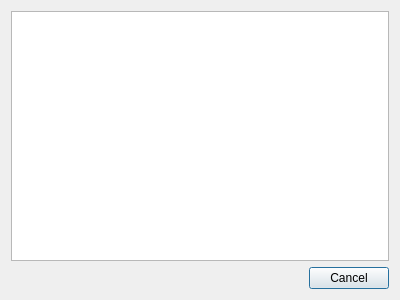
<?xml version="1.0" encoding="UTF-8"?>
<ui version="4.0">
 <class>WaitingDialog</class>
 <widget class="QDialog" name="WaitingDialog">
  <property name="geometry">
   <rect>
    <x>0</x>
    <y>0</y>
    <width>400</width>
    <height>300</height>
   </rect>
  </property>
  <property name="windowTitle">
   <string>Waiting</string>
  </property>
  <layout class="QGridLayout" name="gridLayout">
   <item row="1" column="0">
    <widget class="QDialogButtonBox" name="buttonBox">
     <property name="orientation">
      <enum>Qt::Horizontal</enum>
     </property>
     <property name="standardButtons">
      <set>QDialogButtonBox::Cancel</set>
     </property>
    </widget>
   </item>
   <item row="0" column="0">
    <widget class="QGraphicsView" name="graphicsView">
     <property name="foregroundBrush">
      <brush brushstyle="NoBrush">
       <color alpha="255">
        <red>255</red>
        <green>255</green>
        <blue>255</blue>
       </color>
      </brush>
     </property>
    </widget>
   </item>
  </layout>
 </widget>
 <resources/>
 <connections>
  <connection>
   <sender>buttonBox</sender>
   <signal>accepted()</signal>
   <receiver>WaitingDialog</receiver>
   <slot>accept()</slot>
   <hints>
    <hint type="sourcelabel">
     <x>248</x>
     <y>254</y>
    </hint>
    <hint type="destinationlabel">
     <x>157</x>
     <y>274</y>
    </hint>
   </hints>
  </connection>
  <connection>
   <sender>buttonBox</sender>
   <signal>rejected()</signal>
   <receiver>WaitingDialog</receiver>
   <slot>reject()</slot>
   <hints>
    <hint type="sourcelabel">
     <x>316</x>
     <y>260</y>
    </hint>
    <hint type="destinationlabel">
     <x>286</x>
     <y>274</y>
    </hint>
   </hints>
  </connection>
 </connections>
</ui>
